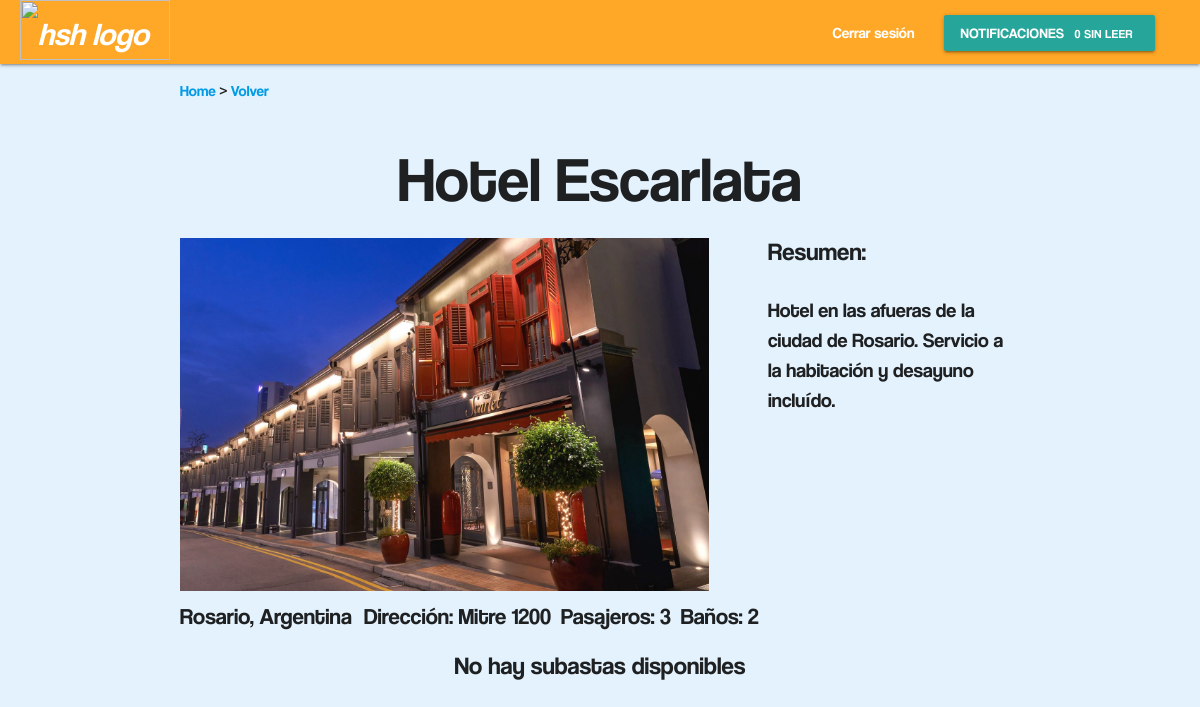
Page /ver_residencia/3/ (signed in) on the earlier database version.
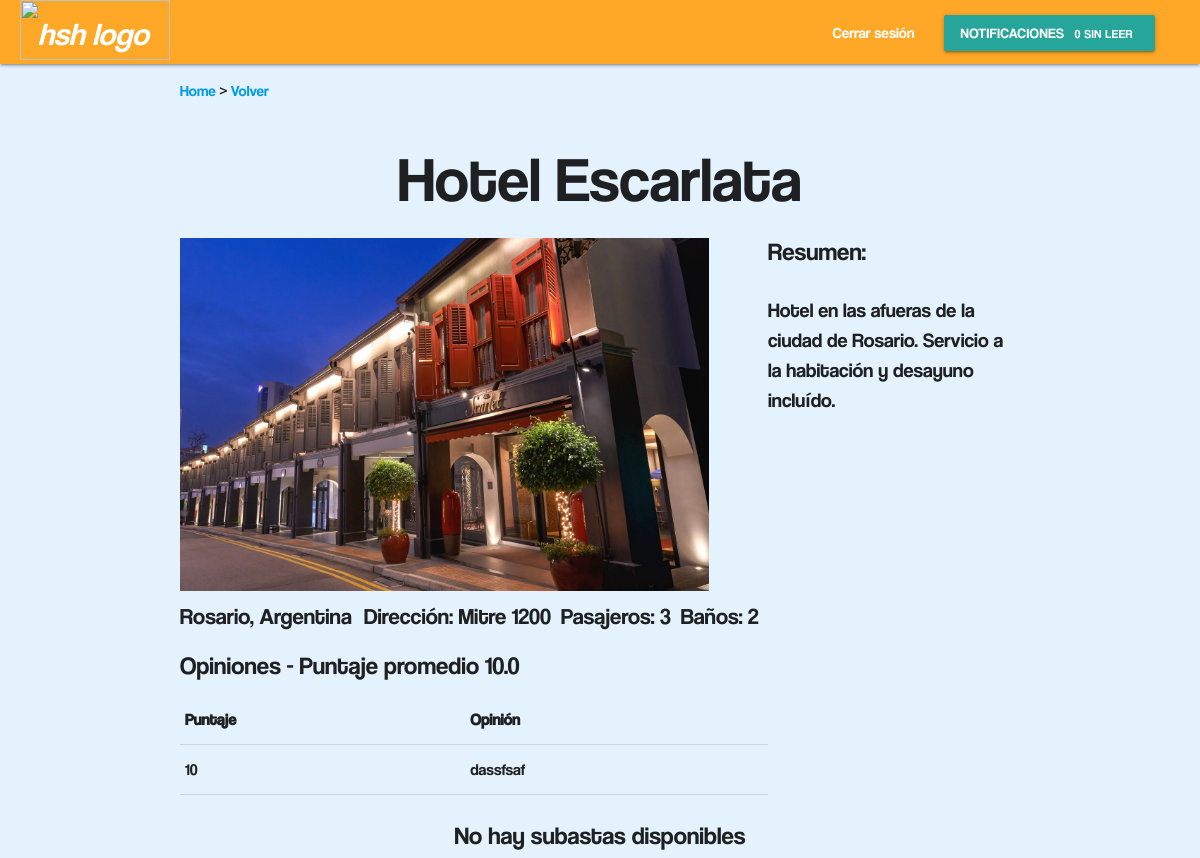
Same page on the later database version.
### main/models.py (models this page shows, shortened)
class Opinion(models.Model):
	puntaje = models.IntegerField(default=10,validators=[MaxValueValidator(10), MinValueValidator(1)])
	descripcion = models.TextField(default="",max_length=1000)

### main/views.py (the view)
# urls.py: path("ver_residencia/<id_residencia>/", views.residencia, name="residencia"),
def residencia(request, id_residencia):
    import datetime
    res = Residencia.objects.get(id=id_residencia)
    subastas = Subasta.objects.filter(residencia=id_residencia)
    user = request.user
    inscripto = {}
    for s in subastas:
        inscripto[s] = s.esta_inscripto(user)
    opinar = []
    for o in user.opiniones_disponibles(res):
        print(o)
        opinar.append(o)
    opiniones = []
    promedio = 0
    for s in SemanaPasada.objects.filter(residencia=id_residencia):
        if s.opinion != None:
            opiniones.append(s.opinion)
            promedio += s.opinion.puntaje
    promedio /= len(opiniones) if len(opiniones)!= 0 else 1
    return render(request=request,
                  template_name="main/residencias/ver_residencia.html",
                  context={"residencia": res,
                           "inscripto": inscripto,
                           "usuario": user,
                           "notificaciones": request.user.notificaciones.all(),
                           "opinar":opinar,
                           "opiniones": opiniones,
                           "promedio": "%.1f" % promedio})

### main/models.py (called while the page is built)
	def opiniones_disponibles(self, residencia):
		for s in self.semanas_pasadas.filter(residencia=residencia):
			if not s.opino():
				yield s

	def primerFoto(self):
		if self.imagenes.exists():
			return self.imagenes.first().imagen.name[12:]
		else:
			return "fotos/68184730.jpg"

### main/templates/main/residencias/ver_residencia.html (shortened to what the changed rows need)
{% extends "main/headers/header_logged_in.html" %}
{% load static %}
{% load staticfiles %}
{% block content %}
<body>
  <h1 class="centrar">{{residencia.nombre}}</h1>
  <section>
    <div class="columna-grande">
      {% if opiniones %}
        <h5>Opiniones - Puntaje promedio {{promedio}}<h5>
          <table>
            <tr>
              <th>Puntaje</th>
              <th>Opinión</th>
            </tr>
        {% for o in opiniones %}
        <tr>
          <td>{{o.puntaje}}</td>
          <td>{{o.descripcion}}</td>
        </tr>
        {% endfor %}
        </table>
      {% endif %}
  </div>
</section>
</body>
{% endblock %}

Differences in the rows shown:
added Opinion: puntaje "10", descripcion "dassfsaf"
Other differences:
{{ promedio }}: (not shown) → "10.0"
text now shown: "Opiniones - Puntaje promedio Puntaje Opinión"
